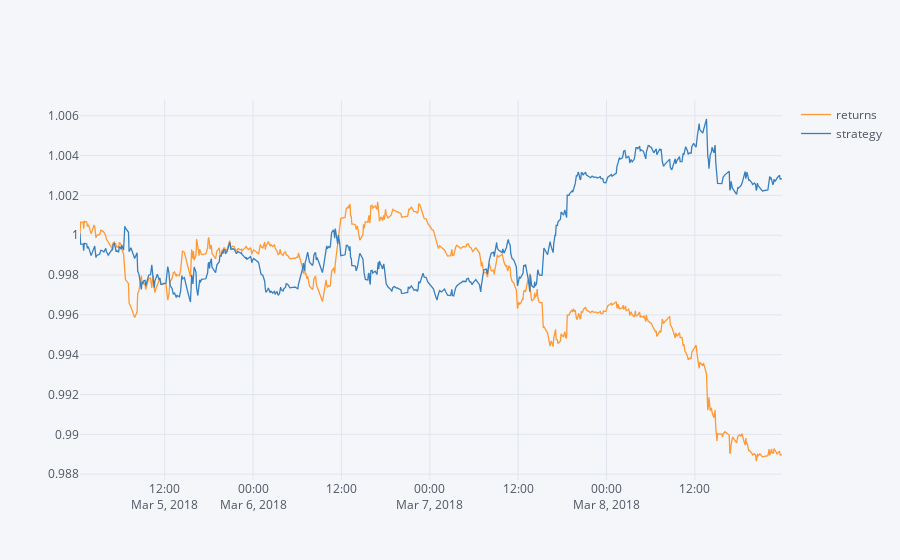

The notebook cell this image was saved under:
### Code cell
# out-of-sample | unleveraged | no bid-ask spread or transaction costs
data.loc[test_x.index][['returns', 'strategy']].cumsum().apply(np.exp).iplot()

### Figure 1 — Plotly figure (JSON) as saved in the notebook; plotly's stock layout.template omitted (floating-point values rounded to 4 significant figures; data arrays with more than 128 entries replaced by an {"elided": "..."} marker saying what was removed)
{"data": [{"line": {"color": "rgba(255, 153, 51, 1.0)", "dash": "solid", "width": 1.3}, "mode": "lines", "name": "returns", "text": "", "type": "scatter", "x": {"elided": "574 str values"}, "y": {"elided": "574 float values"}}, {"line": {"color": "rgba(55, 128, 191, 1.0)", "dash": "solid", "width": 1.3}, "mode": "lines", "name": "strategy", "text": "", "type": "scatter", "x": {"elided": "574 str values"}, "y": {"elided": "574 float values"}}], "layout": {"legend": {"bgcolor": "#F5F6F9", "font": {"color": "#4D5663"}}, "paper_bgcolor": "#F5F6F9", "plot_bgcolor": "#F5F6F9", "titlefont": {"color": "#4D5663"}, "xaxis1": {"gridcolor": "#E1E5ED", "showgrid": true, "tickfont": {"color": "#4D5663"}, "title": "", "titlefont": {"color": "#4D5663"}, "zerolinecolor": "#E1E5ED"}, "yaxis1": {"gridcolor": "#E1E5ED", "showgrid": true, "tickfont": {"color": "#4D5663"}, "title": "", "titlefont": {"color": "#4D5663"}, "zerolinecolor": "#E1E5ED"}}}
